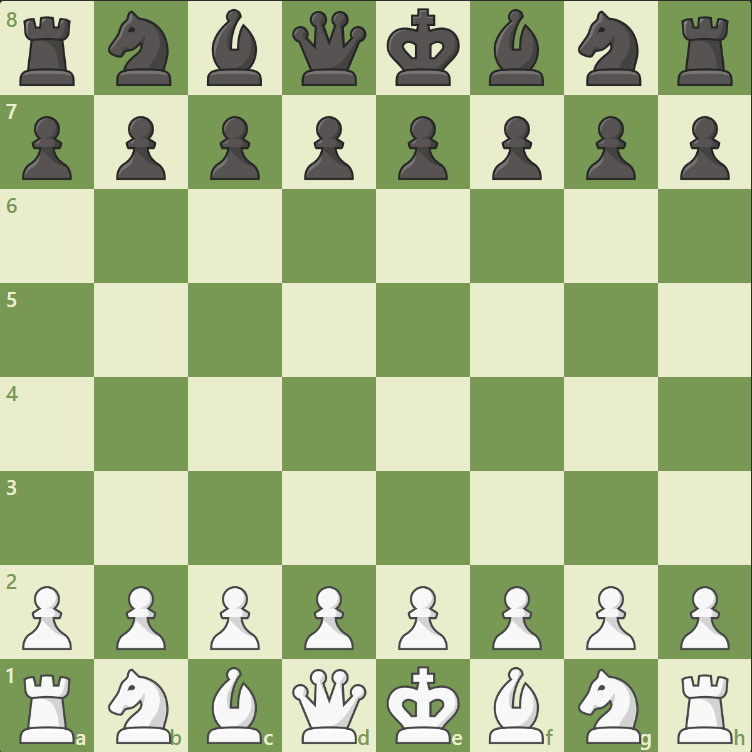
#> input picture template.png, 752 x 752 px
$ python board_lines.py
#> lines starting #> are read from the running program, lines starting #| are printed output that depends on the picture; after the words box and inside, x2 and y2 are one past the last pixel; in counts of white or black regions, pixels touching at a corner belong together
import cv2
import numpy as np

template_path = "template.png"
template = cv2.imread(template_path)
#> template is the input picture: shape (752, 752, 3); mean B, G, R 142.6, 186.4, 170.3

template_with_lines = template.copy()

template_size = template.shape[0]
#> template_size = 752

line_distance = template_size // 8
#> line_distance = 94

for i in range(1, 8):
    x = i * line_distance
    cv2.line(template_with_lines, (x, 0), (x, template_size), (0, 0, 255), 2)  # Red color
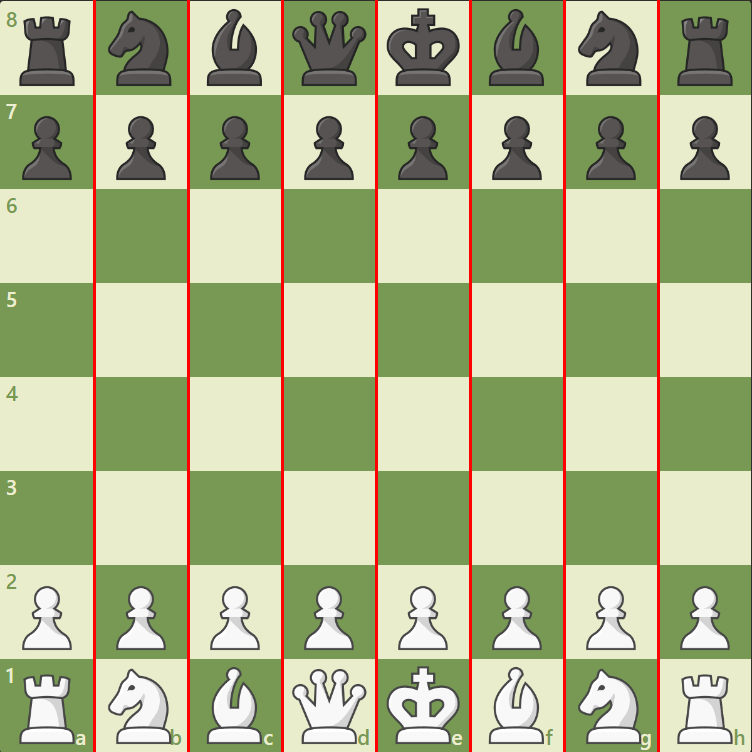
#> template_with_lines: shape (752, 752, 3); 2.79% of pixels changed, all inside (x1, y1, x2, y2) = (93, 0, 660, 752)

for i in range(1, 8):
    y = i * line_distance
    cv2.line(template_with_lines, (0, y), (template_size, y), (0, 0, 255), 2)  # Red color
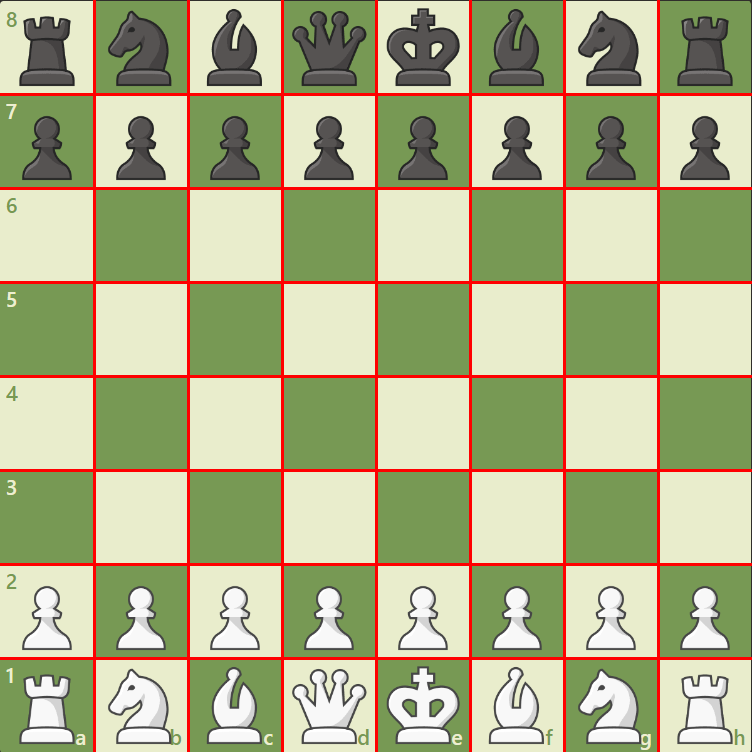
#> template_with_lines: shape (752, 752, 3); 2.71% of pixels changed, all inside (x1, y1, x2, y2) = (0, 93, 752, 660)

cv2.imwrite("board_lines.png", template_with_lines)

cv2.imshow("Template with Lines", template_with_lines)
cv2.waitKey(0)
cv2.destroyAllWindows()
